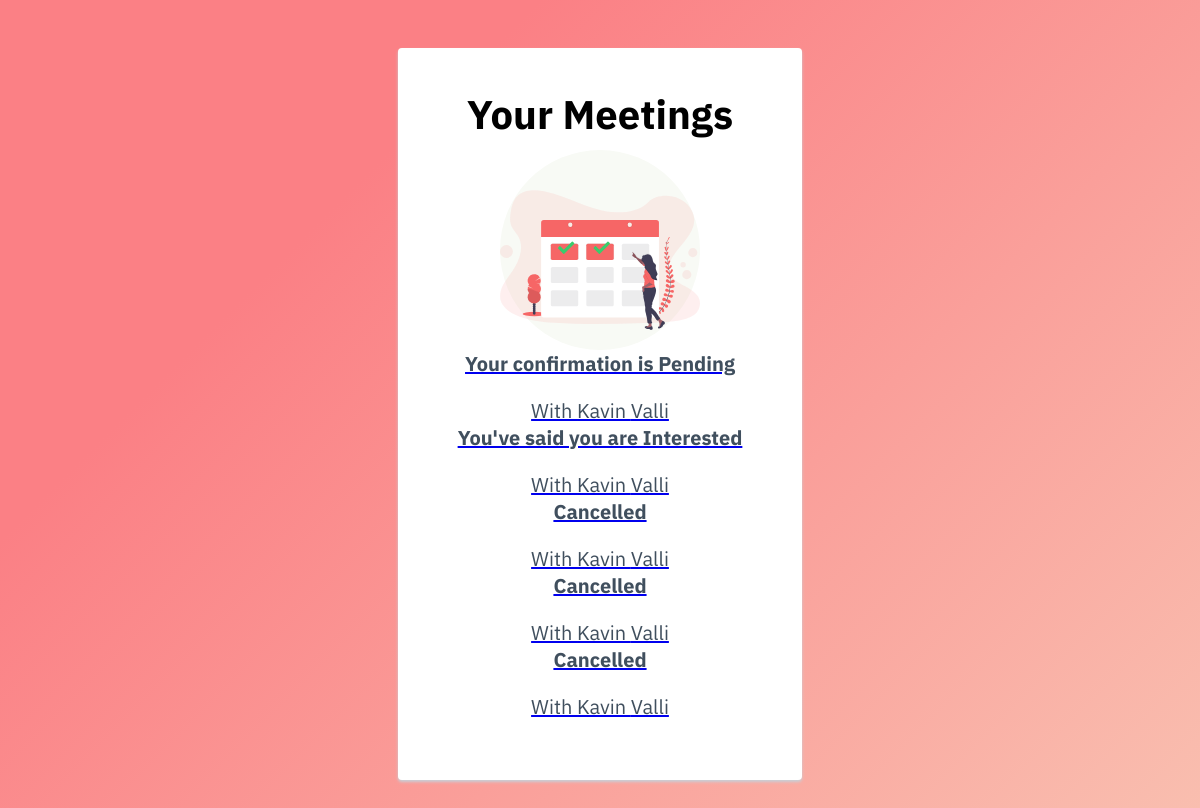
The page /guide-dashboard/ (signed in) on the database its author committed.
### core/models.py (models this page shows)
class Hiring(models.Model):
    traveller = models.ForeignKey(CustomUser, related_name='hiring_traveller', on_delete=models.SET_NULL, null=True)
    guide = models.ForeignKey(CustomUser, related_name='hiring_guide', on_delete=models.SET_NULL, null=True)
    place = models.ForeignKey(Places, related_name='hiring_place', on_delete=models.SET_NULL, null=True)
    pay = models.FloatField(null=True)
    status = models.IntegerField(choices=HIRING_STATUS, default=1)
    expected_date = models.DateField(null=True)
    start_time = models.DateTimeField(null=True)
    end_time = models.DateTimeField(null=True)
    total_hours = models.IntegerField(null=True)

class CustomUser(models.Model):
    user = models.OneToOneField(User, on_delete=models.CASCADE)
    isGuide = models.BooleanField(default=False)
    place_of_stay = models.ForeignKey(Places, on_delete=models.CASCADE, related_name="guide_play_of_stay", null=True)
    searching_for = models.ForeignKey('self', on_delete=models.SET_NULL, null=True)
    interestCount = models.IntegerField(default=0)
    general_price = models.FloatField(null=True)
    places_of_interest = models.ManyToManyField(Places, related_name='user_places_of_interest')
    interests = models.ManyToManyField(InterestsActivities, related_name='InterestsActivities')

### core/views.py (the view)
# urls.py: path('guide-dashboard/', views.guide_dashboard, name='guide-dashboard'),
@login_required(login_url='/login/')
def guide_dashboard(request):
    customUser = CustomUser.objects.get(user=request.user)
    if request.method == "GET":
        if not customUser.isGuide:
            return HttpResponse('<h2 style="color:red">You need to be a guide to be able to access this page</h2>')
        else:
            hirings = Hiring.objects.filter(guide=customUser).order_by('status')
            context = {
                'hirings':hirings
            }
            return render(request, "guide_dashboard.html", context)

### templates/guide_dashboard.html (shortened to what this page needs)
{% load static %}
<!DOCTYPE html>
<html lang="en">
  <head>
</head>
    </head>
    <body>
      <div class="card">
        {% if hirings %}
              <h1>Your Meetings</h1>
            <div style="border-radius:200px; height:200px; width:200px; background: #F8FAF5; margin:0 auto; ">
        <img src="{% static 'images/b.svg' %}" height="200px" width="200px" style="padding-top:10px">
      </div>
        {% endif %}
            {% for h in hirings %}
    <a href="{% url 'traveller-detail' h.traveller.id h.id  %}">
            <p><b>{{h.get_status_display}}</b></p><br>
            <p> With {{h.traveller.user.first_name}} {{h.traveller.user.last_name}}</p>
    </a>
    {% endfor %}
      </div>
    </body>
</html>

### templates/guide_dashboard.html (style rules this page uses)
html { height: 100%; -webkit-background-size: cover; -moz-background-size: cover; -o-background-size: cover; background-size: cover; background-color: #f9c1b1; background-image: linear-gradient(315deg, #f9c1b1 0%, #fb8085 74%); text-align: center; padding: 40px 0; font-family: "IBM Plex Sans", "Helvetica Neue", sans-serif; }
h1 { font-family: "IBM Plex Sans", "Helvetica Neue", sans-serif; font-weight: 900; font-size: 40px; margin-bottom: 10px; margin-top: -20px }
p { color: #404F5E; font-size:20px; margin: 0; }
.card { background: white; padding: 60px; border-radius: 4px; box-shadow: 0 2px 3px #C8D0D8; display: inline-block; margin: 0 auto; }

### rows shown on the page
Hiring: status "Your confirmation is Pending", traveller.user.first_name "Kavin", traveller.user.last_name "Valli"
Hiring: status "You've said you are Interested", traveller.user.first_name "Kavin", traveller.user.last_name "Valli"
Hiring: status "Cancelled", traveller.user.first_name "Kavin", traveller.user.last_name "Valli"
Hiring: status "Cancelled", traveller.user.first_name "Kavin", traveller.user.last_name "Valli"
Hiring: status "Cancelled", traveller.user.first_name "Kavin", traveller.user.last_name "Valli"
